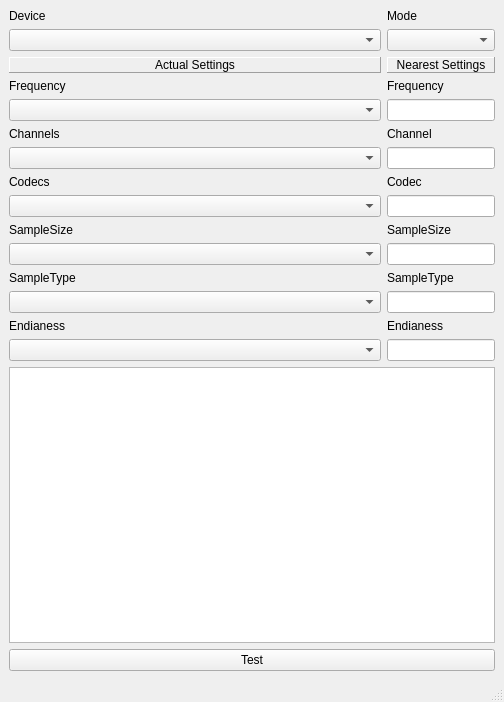
<?xml version="1.0" encoding="UTF-8"?>
<ui version="4.0">
 <class>AudioDevicesBase</class>
 <widget class="QMainWindow" name="AudioDevicesBase">
  <property name="geometry">
   <rect>
    <x>0</x>
    <y>0</y>
    <width>504</width>
    <height>702</height>
   </rect>
  </property>
  <property name="windowTitle">
   <string>AudioDevicesBase</string>
  </property>
  <widget class="QWidget" name="centralwidget">
   <layout class="QGridLayout" name="gridLayout_2">
    <item row="0" column="0">
     <layout class="QGridLayout" name="gridLayout">
      <item row="0" column="0">
       <widget class="QLabel" name="deviceLabel">
        <property name="sizePolicy">
         <sizepolicy hsizetype="Preferred" vsizetype="Preferred">
          <horstretch>1</horstretch>
          <verstretch>0</verstretch>
         </sizepolicy>
        </property>
        <property name="text">
         <string>Device</string>
        </property>
       </widget>
      </item>
      <item row="0" column="1">
       <widget class="QLabel" name="modeLabel">
        <property name="text">
         <string>Mode</string>
        </property>
       </widget>
      </item>
      <item row="1" column="0">
       <widget class="QComboBox" name="deviceBox"/>
      </item>
      <item row="1" column="1">
       <widget class="QComboBox" name="modeBox"/>
      </item>
      <item row="2" column="0">
       <widget class="QLabel" name="actualLabel">
        <property name="frameShape">
         <enum>QFrame::Panel</enum>
        </property>
        <property name="frameShadow">
         <enum>QFrame::Raised</enum>
        </property>
        <property name="text">
         <string>Actual Settings</string>
        </property>
        <property name="alignment">
         <set>Qt::AlignCenter</set>
        </property>
       </widget>
      </item>
      <item row="2" column="1">
       <widget class="QLabel" name="nearestLabel">
        <property name="frameShape">
         <enum>QFrame::Panel</enum>
        </property>
        <property name="frameShadow">
         <enum>QFrame::Raised</enum>
        </property>
        <property name="text">
         <string>Nearest Settings</string>
        </property>
        <property name="alignment">
         <set>Qt::AlignCenter</set>
        </property>
       </widget>
      </item>
      <item row="3" column="0">
       <widget class="QLabel" name="actualFreqLabel">
        <property name="text">
         <string>Frequency</string>
        </property>
       </widget>
      </item>
      <item row="3" column="1">
       <widget class="QLabel" name="nearestFreqLabel">
        <property name="text">
         <string>Frequency</string>
        </property>
       </widget>
      </item>
      <item row="4" column="0">
       <widget class="QComboBox" name="frequencyBox"/>
      </item>
      <item row="4" column="1">
       <widget class="QLineEdit" name="nearestFreq"/>
      </item>
      <item row="5" column="0">
       <widget class="QLabel" name="actualChannelsLabel">
        <property name="text">
         <string>Channels</string>
        </property>
       </widget>
      </item>
      <item row="5" column="1">
       <widget class="QLabel" name="nearestChannelLabel">
        <property name="text">
         <string>Channel</string>
        </property>
       </widget>
      </item>
      <item row="6" column="0">
       <widget class="QComboBox" name="channelsBox"/>
      </item>
      <item row="6" column="1">
       <widget class="QLineEdit" name="nearestChannel"/>
      </item>
      <item row="7" column="0">
       <widget class="QLabel" name="actualCodecLabel">
        <property name="text">
         <string>Codecs</string>
        </property>
       </widget>
      </item>
      <item row="7" column="1">
       <widget class="QLabel" name="nearestCodecLabel">
        <property name="text">
         <string>Codec</string>
        </property>
       </widget>
      </item>
      <item row="8" column="0">
       <widget class="QComboBox" name="codecsBox"/>
      </item>
      <item row="8" column="1">
       <widget class="QLineEdit" name="nearestCodec"/>
      </item>
      <item row="9" column="0">
       <widget class="QLabel" name="actualSampleSizeLabel">
        <property name="text">
         <string>SampleSize</string>
        </property>
       </widget>
      </item>
      <item row="9" column="1">
       <widget class="QLabel" name="nearestSampleSizeLabel">
        <property name="text">
         <string>SampleSize</string>
        </property>
       </widget>
      </item>
      <item row="10" column="0">
       <widget class="QComboBox" name="sampleSizesBox"/>
      </item>
      <item row="10" column="1">
       <widget class="QLineEdit" name="nearestSampleSize"/>
      </item>
      <item row="11" column="0">
       <widget class="QLabel" name="actualSampleTypeLabel">
        <property name="text">
         <string>SampleType</string>
        </property>
       </widget>
      </item>
      <item row="11" column="1">
       <widget class="QLabel" name="nearestSampleTypeLabel">
        <property name="text">
         <string>SampleType</string>
        </property>
       </widget>
      </item>
      <item row="12" column="0">
       <widget class="QComboBox" name="sampleTypesBox"/>
      </item>
      <item row="12" column="1">
       <widget class="QLineEdit" name="nearestSampleType"/>
      </item>
      <item row="13" column="0">
       <widget class="QLabel" name="actualEndianLabel">
        <property name="text">
         <string>Endianess</string>
        </property>
       </widget>
      </item>
      <item row="13" column="1">
       <widget class="QLabel" name="nearestEndianLabel">
        <property name="text">
         <string>Endianess</string>
        </property>
       </widget>
      </item>
      <item row="14" column="0">
       <widget class="QComboBox" name="endianBox"/>
      </item>
      <item row="14" column="1">
       <widget class="QLineEdit" name="nearestEndian"/>
      </item>
      <item row="15" column="0" colspan="2">
       <widget class="QTextEdit" name="logOutput">
        <property name="minimumSize">
         <size>
          <width>0</width>
          <height>40</height>
         </size>
        </property>
       </widget>
      </item>
      <item row="16" column="0" colspan="2">
       <widget class="QPushButton" name="testButton">
        <property name="text">
         <string>Test</string>
        </property>
       </widget>
      </item>
     </layout>
    </item>
   </layout>
  </widget>
  <widget class="QMenuBar" name="menubar">
   <property name="geometry">
    <rect>
     <x>0</x>
     <y>0</y>
     <width>504</width>
     <height>22</height>
    </rect>
   </property>
  </widget>
  <widget class="QStatusBar" name="statusbar"/>
 </widget>
 <resources/>
 <connections/>
</ui>
